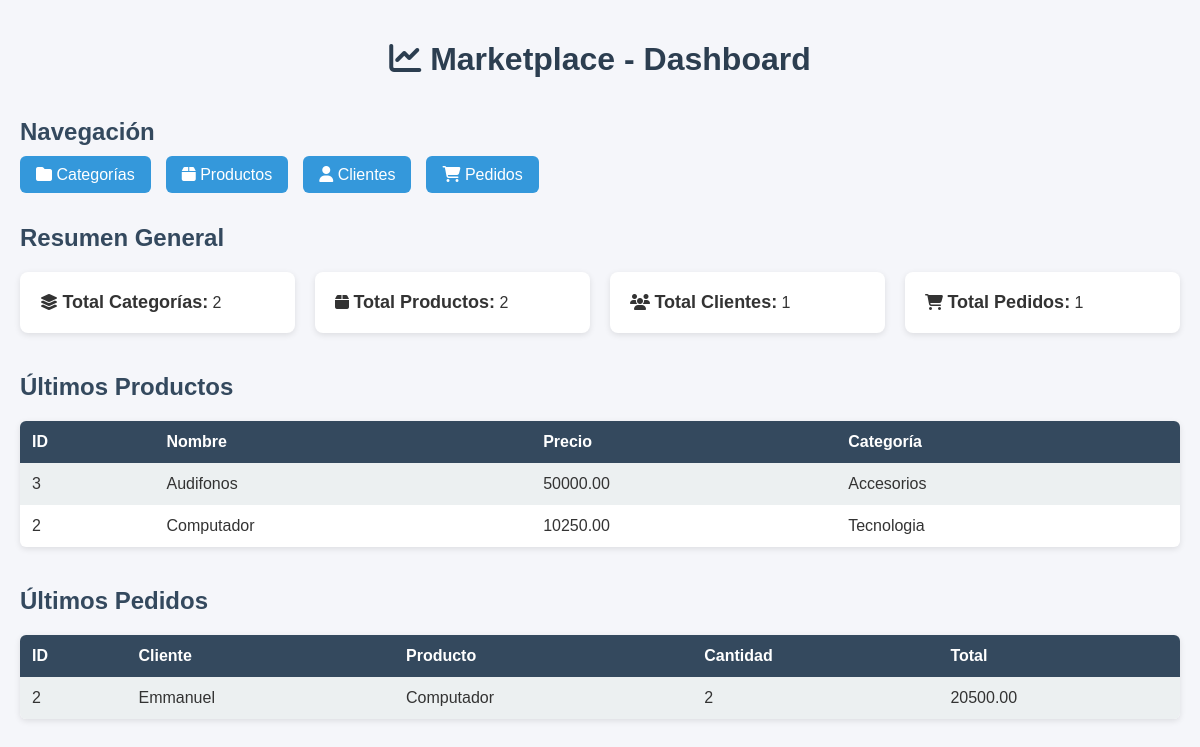
The page / on the database its author committed.
### msimple/models.py (models this page shows, shortened)
class Producto(models.Model):
    nombre = models.CharField(max_length=150)
    precio = models.DecimalField(max_digits=10, decimal_places=2)
    categoria = models.ForeignKey(Categoria, on_delete=models.CASCADE)

class Categoria(models.Model):
    nombre = models.CharField(max_length=100)

class Pedido(models.Model):
    cliente = models.ForeignKey(Cliente, on_delete=models.CASCADE)
    producto = models.ForeignKey(Producto, on_delete=models.CASCADE)
    cantidad = models.PositiveIntegerField()
    def total(self):
        return self.producto.precio * self.cantidad

class Cliente(models.Model):
    nombre = models.CharField(max_length=150)
    correo = models.EmailField()
    telefono = models.CharField(max_length=20)

### msimple/views.py (the view)
# urls.py: path('', views.index, name='index'),
def index(request):
    total_categorias = Categoria.objects.count()
    total_productos = Producto.objects.count()
    total_clientes = Cliente.objects.count()
    total_pedidos = Pedido.objects.count()
    ultimos_productos = Producto.objects.order_by('-id')[:5]
    ultimos_pedidos = Pedido.objects.select_related('cliente', 'producto').order_by('-id')[:5]
    context = {
        'total_categorias': total_categorias,
        'total_productos': total_productos,
        'total_clientes': total_clientes,
        'total_pedidos': total_pedidos,
        'ultimos_productos': ultimos_productos,
        'ultimos_pedidos': ultimos_pedidos,
    }
    return render(request, 'index.html', context)

### msimple/templates/index.html (shortened to what this page needs)
<!DOCTYPE html>
<html lang="es">
<head>
    <link rel="stylesheet" href="https://cdnjs.cloudflare.com/ajax/libs/font-awesome/6.5.0/css/all.min.css">
</head>
<body>
    <h1> <i class="fa-solid fa-chart-line"></i>
        Marketplace - Dashboard
    </h1>
    <h2>Navegación</h2>
    <nav>
        <ul>
            <li><a href="/categorias/"><i class="fa-solid fa-folder"></i> Categorías</a></li>
            <li><a href="/productos/"><i class="fa-solid fa-box"></i> Productos</a></li>
            <li><a href="/clientes/"><i class="fa-solid fa-user"></i> Clientes</a></li>
            <li><a href="/pedidos/"><i class="fa-solid fa-cart-shopping"></i> Pedidos</a></li>
        </ul>
    </nav>
    <h2>Resumen General</h2>
    <div class="card-container">
        <div class="card">
             <i class="fa-solid fa-layer-group"></i>
            <strong>Total Categorías:</strong> {{ total_categorias }}
        </div>
        <div class="card">
             <i class="fa-solid fa-box"></i>
            <strong>Total Productos:</strong> {{ total_productos }}
        </div>
        <div class="card">
             <i class="fa-solid fa-users"></i>
            <strong>Total Clientes:</strong> {{ total_clientes }}
        </div>
        <div class="card">
             <i class="fa-solid fa-cart-shopping"></i>
            <strong>Total Pedidos:</strong> {{ total_pedidos }}
        </div>
    </div>
    <h2>Últimos Productos</h2>
    <table>
        <tr>
            <th>ID</th>
            <th>Nombre</th>
            <th>Precio</th>
            <th>Categoría</th>
        </tr>
        {% for p in ultimos_productos %}
        <tr>
            <td>{{ p.id }}</td>
            <td>{{ p.nombre }}</td>
            <td>{{ p.precio }}</td>
            <td>{{ p.categoria.nombre }}</td>
        </tr>
        {% endfor %}
    </table>
    <h2>Últimos Pedidos</h2>
    <table>
        <tr>
            <th>ID</th>
            <th>Cliente</th>
            <th>Producto</th>
            <th>Cantidad</th>
            <th>Total</th>
        </tr>
        {% for ped in ultimos_pedidos %}
        <tr>
            <td>{{ ped.id }}</td>
            <td>{{ ped.cliente.nombre }}</td>
            <td>{{ ped.producto.nombre }}</td>
            <td>{{ ped.cantidad }}</td>
            <td>{{ ped.total }}</td>
        </tr>
        {% endfor %}
    </table>
</body>
</html>

### msimple/templates/index.html (style rules this page uses)
body { font-family: Arial, Helvetica, sans-serif; margin: 0; background: #f5f6fa; padding: 20px; color: #333; }
h1 { text-align: center; color: #2c3e50; margin-bottom: 30px; }
h2 { color: #34495e; margin-top: 40px; }
.card-container { display: flex; gap: 20px; flex-wrap: wrap; margin-bottom: 30px; }
.card { background: white; padding: 20px; border-radius: 8px; box-shadow: 0 2px 6px rgba(0, 0, 0, 0.1); flex: 1 1 200px; }
.card strong { font-size: 18px; }
table { width: 100%; border-collapse: collapse; background: white; border-radius: 6px; overflow: hidden; box-shadow: 0 2px 6px rgba(0, 0, 0, 0.1); margin-top: 10px; }
th, td { padding: 12px; text-align: left; }
th { background: #34495e; color: white; }
tr:nth-child(even) { background: #ecf0f1; }
nav ul { list-style: none; padding: 0; display: flex; gap: 15px; flex-wrap: wrap; }
nav a { text-decoration: none; background: #3498db; padding: 10px 16px; color: white; border-radius: 6px; transition: .2s; }

### rows shown on the page
Producto: id "3", nombre "Audifonos", precio "50000.00", categoria.nombre "Accesorios"
Producto: id "2", nombre "Computador", precio "10250.00", categoria.nombre "Tecnologia"
Pedido: id "2", cliente.nombre "Emmanuel", producto.nombre "Computador", cantidad "2", total "20500.00"

### other values the page prints
{{ total_categorias }} "2"
{{ total_productos }} "2"
{{ total_clientes }} "1"
{{ total_pedidos }} "1"
